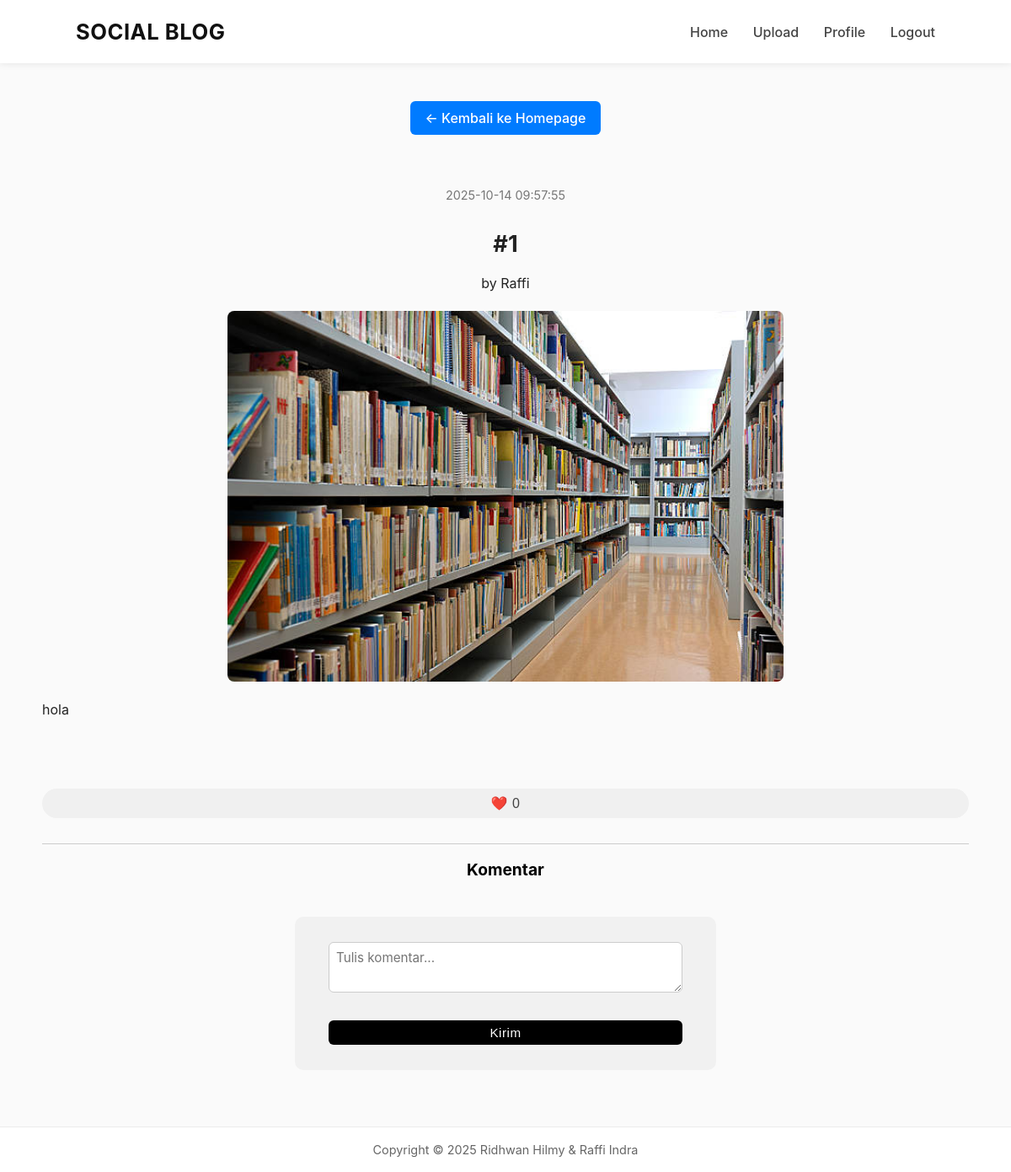
/view_post.php?id=4 (signed in), run on the app's committed database.
### tables this page shows
CREATE TABLE `posts` (
  `post_id` int(11) NOT NULL,
  `member_id` int(11) NOT NULL,
  `title` varchar(100) NOT NULL,
  `content` text NOT NULL,
  `image_path` varchar(255) DEFAULT NULL,
  `created_at` timestamp NOT NULL DEFAULT current_timestamp(),
  `updated_at` timestamp NOT NULL DEFAULT current_timestamp() ON UPDATE current_timestamp()
);

CREATE TABLE `members` (
  `member_id` int(11) NOT NULL,
  `username` varchar(50) NOT NULL,
  `password` varchar(255) NOT NULL,
  `created_at` timestamp NOT NULL DEFAULT current_timestamp()
);

### includes/functions.php (called while the page is built, shortened)
<?php
function userLiked($post_id, $member_id) {
    global $conn;
    $stmt = $conn->prepare("SELECT * FROM likes WHERE member_id = ? AND post_id = ?");
    $stmt->bind_param("ii", $member_id, $post_id);
    $stmt->execute();
    $result = $stmt->get_result();
    return $result->num_rows > 0;
}
function getLikeCount($conn, $post_id) {
    $stmt = $conn->prepare("SELECT COUNT(*) AS total FROM likes WHERE post_id = ?");
    $stmt->bind_param("i", $post_id);
    $stmt->execute();
    $result = $stmt->get_result()->fetch_assoc();
    return $result['total'];
}
?>

### view_post.php (the view, shortened to what this page needs)
<?php
include 'config.php';
include_once 'includes/functions.php';
$post_id = intval($_GET['id']);
$sql = "SELECT posts.*, members.username
        FROM posts
        JOIN members ON posts.member_id = members.member_id
        WHERE posts.post_id = ?";
$stmt = $conn->prepare($sql);
$stmt->bind_param("i", $post_id);
$stmt->execute();
$result = $stmt->get_result();
$post = $result->fetch_assoc();
$imagePath = htmlspecialchars($post['image_path']);
$orientation = 'landscape';
if (file_exists($imagePath)) {
    $size = @getimagesize($imagePath);
    if ($size && isset($size[0], $size[1])) {
        $orientation = ($size[0] < $size[1]) ? 'portrait' : 'landscape';
    }
}
?>
<!DOCTYPE html>
<html lang="en">
<head>
  <?php include 'includes/head.php'; ?>
  <link rel="stylesheet" href="assets/css/style_viewpost.css?v=1.0">
</head>
<body>
  <?php include 'includes/menu.php'; ?>
  <a href="dashboard.php" class="back-button">← Kembali ke Homepage</a>
  <div class="post">
    <div class="post-header">
    <p class="post-date"><?php echo htmlspecialchars($post['created_at']); ?></p>
    <h2 class="post-title"><?php echo htmlspecialchars($post['title']); ?></h2>
    <p class="post-author">by <?php echo htmlspecialchars($post['username']); ?></p>
    </div>
    <?php if (!empty($post['image_path'])): ?>
      <img src="<?php echo $imagePath; ?>" alt="Post Image" class="post-image <?php echo $orientation; ?>">
    <?php endif; ?>
    <div class="post-content-wrapper">
      <p class="post-content">
        <?php echo nl2br(htmlspecialchars($post['content'])); ?>
      </p>
    </div>
    <button id="like-btn" class="like-btn <?php echo userLiked($conn, $post['post_id'], $_SESSION['member_id']) ? 'liked' : ''; ?>"data-post-id="<?php echo $post['post_id']; ?>">
    ❤️ <span id="like-count"><?php echo getLikeCount($conn, $post['post_id']); ?></span>
    </button>
    <div class="comments-section">
    <h3>Komentar</h3>
    <form id="comment-form">
    <textarea name="comment_text" id="comment-text" placeholder="Tulis komentar..." required></textarea>
    <button type="submit">Kirim</button>
    </form>
  </div>
  </div>
  <?php include 'includes/footer.php'; ?>
</body>
</html>

### assets/css/style.css (style rules this page uses)
* { margin: 0; padding: 0; box-sizing: border-box; }
body { font-family: "Inter", "Segoe UI", Arial, sans-serif; background: #fafafa; padding-top: 100px; text-align: center; color: #222; }
form { text-align: left; }
button { background: #111; color: #fff; border: none; padding: 10px 18px; border-radius: 6px; cursor: pointer; font-weight: 500; width: 100%; transition: background 0.3s; }
form { text-align: left; max-width: 500px; margin: 40px auto; background: #f1f1f1; padding: 30px 40px; border-radius: 10px; transition: box-shadow 0.3s ease; }
input[type="text"], textarea { width: 100%; padding: 10px 12px; margin-bottom: 15px; border: 1px solid #ccc; border-radius: 6px; font-family: inherit; transition: border-color 0.2s; }
button { background: #111; color: #fff; border: none; padding: 10px 18px; border-radius: 6px; cursor: pointer; font-weight: 500; letter-spacing: 0.5px; transition: all 0.3s ease; margin-top: 10px; }
.post-title { font-weight: 700; font-size: 1.7rem; margin-bottom: 12px; }
.post-date { color: #777; font-size: 0.9rem; margin-bottom: 25px; }
.post-content-wrapper { display: inline-block; text-align: justify; max-width: 650px; margin-bottom: 50px; }
.post-content { margin-bottom: 20px; line-height: 1.7; }

### assets/css/style_viewpost.css (style rules this page uses)
.post-image { display: block; margin: 20px auto; border-radius: 8px; object-fit: contain; }
.post-image.landscape { width: 60%; height: auto; max-height: 700px; }
.back-button { display: inline-block; margin: 20px 0; padding: 10px 18px; background-color: #007BFF; color: white; text-decoration: none; border-radius: 6px; font-weight: 500; transition: background-color 0.3s ease; }
.post { max-width: 1100px; margin: 40px auto; text-align: left; line-height: 1.6; }
.post-header { text-align: center; }
.post-content-wrapper { text-align: left; margin-bottom: 15px; }
button.like-btn { background-color: #f0f0f0; border: none; padding: 8px 16px; border-radius: 20px; cursor: pointer; font-size: 16px; color: #444; transition: all 0.2s ease-in-out; }
div.comments-section { margin-top: 30px; padding: 15px; border-top: 1px solid #ccc; }
div.comments-section h3 { text-align: center; margin-bottom: 10px; font-size: 1.2em; color: #000000; }
#comment-form textarea { resize: vertical; min-height: 60px; padding: 8px; font-size: 0.95em; border-radius: 6px; border: 1px solid #ccc; }
#comment-form button { align-self: flex-end; padding: 6px 12px; font-size: 0.95em; border: none; border-radius: 6px; background-color: #000000; color: white; cursor: pointer; transition: background-color 0.2s ease; }

### data on the page
posts: created_at "2025-10-14 09:57:55", title "#1", member.username "Raffi", image_path (picture), content "hola"

### other printed values
getLikeCount($conn, $post['post_id']) "0"
